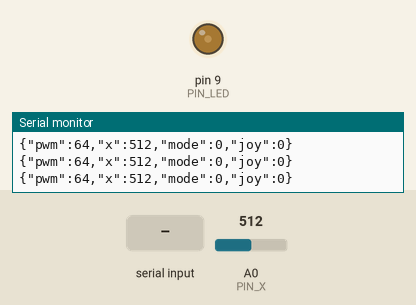
Simulated run of this sketch. Board: Arduino Uno, built with avr-gcc and run on an emulated ATmega328P. Shown: output pins drawn as LEDs (lit = HIGH), the last lines printed to the serial monitor. The inputs (shaded band) are chosen by the test bench; at power-on: A0 (PIN_X) = 512.

Above: at 1.2 s.
1.3 s: A0 (PIN_X) set to 390
At 2.5 s:
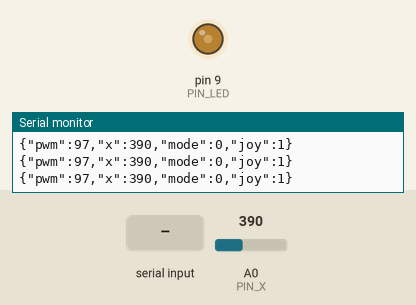
2.8 s: "PWM:\n" received over Serial
At 3.0 s:
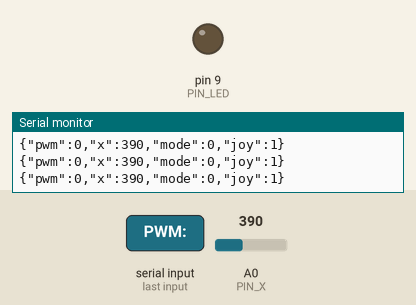
4.7 s: A0 (PIN_X) set to 716
At 5.1 s:
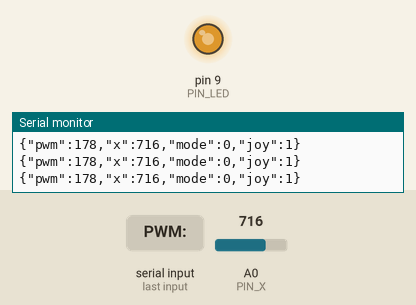
6.2 s: A0 (PIN_X) set to 900
At 7.4 s:
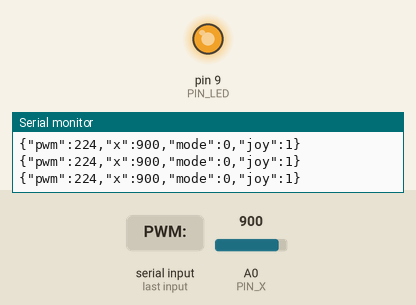
7.7 s: A0 (PIN_X) set to 0
At 8.6 s:
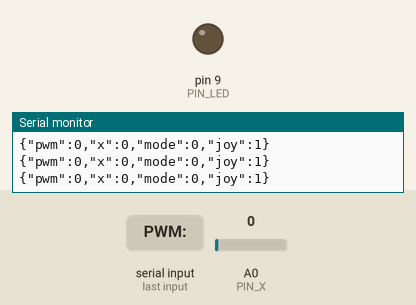
Timing chart, 0 to 10.2 s (numbered marks = the images above; inputs shaded):
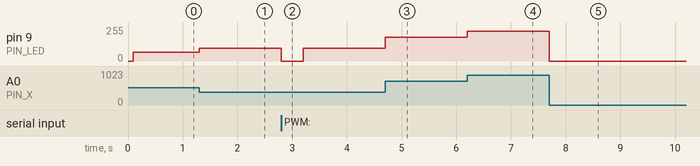

Measured:
- after the input at 1.3 s, pin 9 (PIN_LED): 64/255 → 97/255 at once
- after the input at 2.8 s, pin 9 (PIN_LED): 97/255 → 0/255 at once, → 97/255 0.40 s later
- after the input at 4.7 s, pin 9 (PIN_LED): 97/255 → 178/255 at once
- after the input at 6.2 s, pin 9 (PIN_LED): 178/255 → 224/255 at once
- after the input at 7.7 s, pin 9 (PIN_LED): 224/255 → 0/255 at once

The sketch:

s08_pwm_led.ino
```cpp
/* S08 LED brightness PWM (+ joystick fun)
 * Docs: docs/scenarios/s08/setup.md
 * Wiring: docs/scenarios/s08/wiring.md
 * Tests: docs/scenarios/s08/tests.md
 * Nav: S07 <- S08 -> S09
 * Upload: scripts/upload-uno.ps1 -Sketch code/s08_pwm_led
 *
 * D9 -- 330R -- LED -- GND
 * Optional (S03 still up): pack X -> A0, 3.3V, GND
 *
 * Serial: PWM:0..255  LED:0|1  MODE:0 slider-priority  MODE:1 joy-only
 * Stick left/right moves brightness; dashboard slider still works in MODE:0
 * when stick is near center.
 */

const uint8_t PIN_LED = 9;
const uint8_t PIN_X = A0;
const int DEAD = 60;

uint8_t pwm = 64;
uint8_t mode = 0;  // 0 = joy when off-center else serial, 1 = joy always
int cx = 512;
unsigned long lastReport = 0;
unsigned long lastSerialPwm = 0;

void applyPwm() {
  analogWrite(PIN_LED, pwm);
}

void calibrateX() {
  long s = 0;
  for (int i = 0; i < 16; i++) {
    s += analogRead(PIN_X);
    delay(4);
  }
  cx = (int)(s / 16);
}

void handleSerial() {
  static char buf[24];
  static uint8_t n = 0;
  while (Serial.available()) {
    char c = (char)Serial.read();
    if (c == '\r') continue;
    if (c == '\n') {
      buf[n] = 0;
      if (strncmp(buf, "PWM:", 4) == 0) {
        int v = atoi(buf + 4);
        if (v < 0) v = 0;
        if (v > 255) v = 255;
        pwm = (uint8_t)v;
        applyPwm();
        lastSerialPwm = millis();
      } else if (strncmp(buf, "LED:", 4) == 0) {
        pwm = atoi(buf + 4) ? 255 : 0;
        applyPwm();
        lastSerialPwm = millis();
      } else if (strncmp(buf, "MODE:", 5) == 0) {
        int m = atoi(buf + 5);
        if (m == 0 || m == 1) mode = (uint8_t)m;
      } else if (strcmp(buf, "CAL") == 0) {
        calibrateX();
      }
      n = 0;
    } else if (n < sizeof(buf) - 1) {
      buf[n++] = c;
    } else {
      n = 0;
    }
  }
}

void setup() {
  pinMode(PIN_LED, OUTPUT);
  Serial.begin(115200);
  delay(30);
  calibrateX();
  applyPwm();
}

void loop() {
  handleSerial();

  int x = analogRead(PIN_X);
  int dx = x - cx;
  bool joyActive = (mode == 1) || (abs(dx) > DEAD);
  // Don't fight a fresh slider drag
  bool serialRecent = (millis() - lastSerialPwm) < 400;

  if (joyActive && !serialRecent) {
    int v = map(constrain(x, 0, 1023), 0, 1023, 0, 255);
    if ((uint8_t)v != pwm) {
      pwm = (uint8_t)v;
      applyPwm();
    }
  }

  unsigned long now = millis();
  if (now - lastReport >= 80) {
    lastReport = now;
    Serial.print(F("{\"pwm\":"));
    Serial.print(pwm);
    Serial.print(F(",\"x\":"));
    Serial.print(x);
    Serial.print(F(",\"mode\":"));
    Serial.print(mode);
    Serial.print(F(",\"joy\":"));
    Serial.print(joyActive ? 1 : 0);
    Serial.println('}');
  }
}
```
